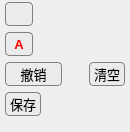
            <widget class="QWidget" name="page_5">
             <property name="geometry">
              <rect>
               <x>0</x>
               <y>0</y>
               <width>130</width>
               <height>132</height>
              </rect>
             </property>
             <attribute name="label">
              <string>        注释图片</string>
             </attribute>
             <layout class="QVBoxLayout" name="verticalLayout_5">
              <property name="spacing">
               <number>6</number>
              </property>
              <property name="leftMargin">
               <number>5</number>
              </property>
              <property name="topMargin">
               <number>2</number>
              </property>
              <property name="rightMargin">
               <number>5</number>
              </property>
              <property name="bottomMargin">
               <number>2</number>
              </property>
              <item>
               <layout class="QHBoxLayout" name="horizontalLayout_5">
                <property name="topMargin">
                 <number>0</number>
                </property>
                <property name="bottomMargin">
                 <number>0</number>
                </property>
                <item alignment="Qt::AlignLeft">
                 <widget class="QPushButton" name="pushButton_pen_color_2">
                  <property name="minimumSize">
                   <size>
                    <width>28</width>
                    <height>24</height>
                   </size>
                  </property>
                  <property name="maximumSize">
                   <size>
                    <width>28</width>
                    <height>24</height>
                   </size>
                  </property>
                  <property name="toolTip">
                   <string>画笔颜色</string>
                  </property>
                  <property name="styleSheet">
                   <string notr="true">QPushButton
{background-color: rgb(235, 235, 235);
border: 1px solid gray;
border-radius: 4px;
padding-left:4px;
padding-right:4px;


}
 QPushButton:hover {
            background-color:  rgb(225, 225, 225);
}

 QPushButton:pressed {
            background-color:  rgb(215, 215, 215);
        }        
</string>
                  </property>
                  <property name="text">
                   <string/>
                  </property>
                  <property name="icon">
                   <iconset>
                    <normaloff>images/colors2.png</normaloff>images/colors2.png</iconset>
                  </property>
                  <property name="iconSize">
                   <size>
                    <width>22</width>
                    <height>22</height>
                   </size>
                  </property>
                 </widget>
                </item>
                <item alignment="Qt::AlignRight">
                 <widget class="IconSpin" name="spinBox_thickness2" native="true">
                  <property name="minimumSize">
                   <size>
                    <width>64</width>
                    <height>0</height>
                   </size>
                  </property>
                  <property name="maximumSize">
                   <size>
                    <width>1000000</width>
                    <height>16777215</height>
                   </size>
                  </property>
                 </widget>
                </item>
               </layout>
              </item>
              <item>
               <layout class="QHBoxLayout" name="horizontalLayout_6">
                <property name="topMargin">
                 <number>0</number>
                </property>
                <property name="bottomMargin">
                 <number>0</number>
                </property>
                <item alignment="Qt::AlignLeft">
                 <widget class="QPushButton" name="pushButton_font_color">
                  <property name="sizePolicy">
                   <sizepolicy hsizetype="Fixed" vsizetype="Fixed">
                    <horstretch>0</horstretch>
                    <verstretch>0</verstretch>
                   </sizepolicy>
                  </property>
                  <property name="minimumSize">
                   <size>
                    <width>28</width>
                    <height>24</height>
                   </size>
                  </property>
                  <property name="maximumSize">
                   <size>
                    <width>28</width>
                    <height>16777215</height>
                   </size>
                  </property>
                  <property name="font">
                   <font>
                    <pointsize>10</pointsize>
                    <bold>true</bold>
                   </font>
                  </property>
                  <property name="styleSheet">
                   <string notr="true">
QPushButton
{background-color: rgb(235, 235, 235);
color: rgb(255, 0, 0);
border: 1px solid gray;
border-radius: 4px;
padding-left:4px;
padding-right:4px;


}
 QPushButton:hover {
            background-color:  rgb(225, 225, 225);
}

 QPushButton:pressed {
            background-color:  rgb(215, 215, 215);
        }        
</string>
                  </property>
                  <property name="text">
                   <string>A</string>
                  </property>
                 </widget>
                </item>
                <item>
                 <widget class="IconSpin" name="spinBox_fontsize" native="true">
                  <property name="minimumSize">
                   <size>
                    <width>64</width>
                    <height>0</height>
                   </size>
                  </property>
                  <property name="maximumSize">
                   <size>
                    <width>1000000</width>
                    <height>16777215</height>
                   </size>
                  </property>
                 </widget>
                </item>
               </layout>
              </item>
              <item>
               <layout class="QHBoxLayout" name="horizontalLayout_2">
                <item>
                 <widget class="QPushButton" name="pushButton_35">
                  <property name="enabled">
                   <bool>true</bool>
                  </property>
                  <property name="minimumSize">
                   <size>
                    <width>0</width>
                    <height>24</height>
                   </size>
                  </property>
                  <property name="font">
                   <font>
                    <pointsize>10</pointsize>
                   </font>
                  </property>
                  <property name="toolTip">
                   <string>快捷键Ctrl+Z</string>
                  </property>
                  <property name="styleSheet">
                   <string notr="true">QPushButton
{background-color: rgb(235, 235, 235);
border: 1px solid gray;
border-radius: 4px;
padding-left:4px;
padding-right:4px;


}
 QPushButton:hover {
            background-color:  rgb(225, 225, 225);
}

 QPushButton:pressed {
            background-color:  rgb(215, 215, 215);
        }        

</string>
                  </property>
                  <property name="text">
                   <string>撤销</string>
                  </property>
                  <property name="icon">
                   <iconset>
                    <normaloff>images/undo_redo/undo.png</normaloff>images/undo_redo/undo.png</iconset>
                  </property>
                  <property name="iconSize">
                   <size>
                    <width>16</width>
                    <height>16</height>
                   </size>
                  </property>
                 </widget>
                </item>
                <item alignment="Qt::AlignRight">
                 <widget class="QPushButton" name="pushButton_40">
                  <property name="enabled">
                   <bool>true</bool>
                  </property>
                  <property name="minimumSize">
                   <size>
                    <width>0</width>
                    <height>24</height>
                   </size>
                  </property>
                  <property name="font">
                   <font>
                    <pointsize>10</pointsize>
                   </font>
                  </property>
                  <property name="styleSheet">
                   <string notr="true">QPushButton
{background-color: rgb(235, 235, 235);
border: 1px solid gray;
border-radius: 4px;
padding-left:4px;
padding-right:4px;


}
 QPushButton:hover {
            background-color:  rgb(225, 225, 225);
}

 QPushButton:pressed {
            background-color:  rgb(215, 215, 215);
        }        

</string>
                  </property>
                  <property name="text">
                   <string>清空</string>
                  </property>
                  <property name="icon">
                   <iconset>
                    <normaloff>images/icon_43.png</normaloff>images/icon_43.png</iconset>
                  </property>
                 </widget>
                </item>
               </layout>
              </item>
              <item>
               <layout class="QHBoxLayout" name="horizontalLayout_14">
                <item>
                 <widget class="QPushButton" name="pushButton_36">
                  <property name="enabled">
                   <bool>true</bool>
                  </property>
                  <property name="minimumSize">
                   <size>
                    <width>0</width>
                    <height>24</height>
                   </size>
                  </property>
                  <property name="font">
                   <font>
                    <pointsize>10</pointsize>
                   </font>
                  </property>
                  <property name="toolTip">
                   <string>快捷键Ctrl+S</string>
                  </property>
                  <property name="styleSheet">
                   <string notr="true">QPushButton
{background-color: rgb(235, 235, 235);
border: 1px solid gray;
border-radius: 4px;
padding-left:4px;
padding-right:4px;


}
 QPushButton:hover {
            background-color:  rgb(225, 225, 225);
}

 QPushButton:pressed {
            background-color:  rgb(215, 215, 215);
        }        

</string>
                  </property>
                  <property name="text">
                   <string>保存</string>
                  </property>
                  <property name="icon">
                   <iconset>
                    <normaloff>images/Save_black.svg</normaloff>images/Save_black.svg</iconset>
                  </property>
                  <property name="iconSize">
                   <size>
                    <width>16</width>
                    <height>16</height>
                   </size>
                  </property>
                 </widget>
                </item>
                <item>
                 <spacer name="horizontalSpacer_10">
                  <property name="orientation">
                   <enum>Qt::Horizontal</enum>
                  </property>
                  <property name="sizeHint" stdset="0">
                   <size>
                    <width>40</width>
                    <height>20</height>
                   </size>
                  </property>
                 </spacer>
                </item>
               </layout>
              </item>
              <item>
               <spacer name="verticalSpacer_2">
                <property name="orientation">
                 <enum>Qt::Vertical</enum>
                </property>
                <property name="sizeHint" stdset="0">
                 <size>
                  <width>20</width>
                  <height>40</height>
                 </size>
                </property>
               </spacer>
              </item>
             </layout>
            </widget>
